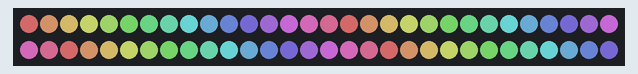
The program below on a simulated Raspberry Pi Pico running MicroPython. Shown: 60 RGB LEDs in strip order, left to right, continuing on the next row. Dim RGB values are drawn brighter than linear.

Above: at 0.01 s.
At 0.89 s:
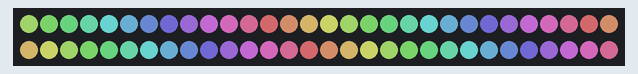
At 1.66 s:
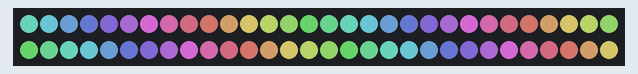
At 2.33 s:
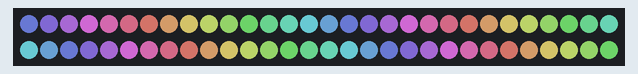
At 3.1 s:
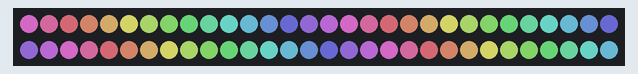
At 4.09 s:
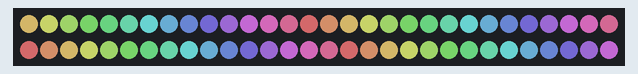

Measured:
- by itself, everything shown: repeats every 3.6 s, in 66 steps

The program:

neoHuePico.py
```python
import time
from neopixel import Neopixel

numpix = 60
pixels = Neopixel(numpix, 0, 0, "GRB")


red = pixels.colorHSV(0, 255, 255)
green = pixels.colorHSV(21845, 255, 255)
blue = pixels.colorHSV(43691, 255, 255)

hue_offset = 4096

while True:
    for hue in range(0, 65535, 1000):
        for led in range(numpix):
            color = pixels.colorHSV(hue + (led * hue_offset), 128, 125)
            pixels.set_pixel(led, color)
        pixels.show()
        time.sleep(0.05)
```
